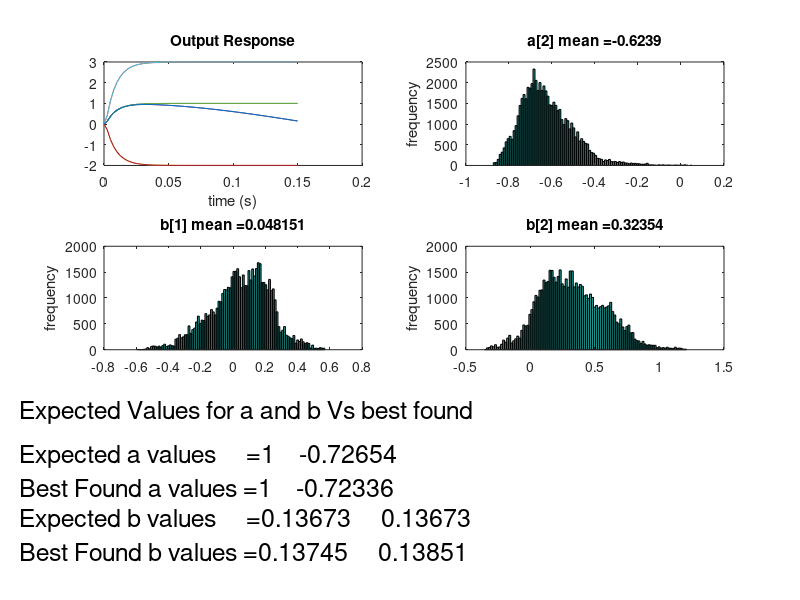

Recreate this plot in MATLAB.
clear all
order = 1;
fs = 400;
fc = 20;
fnorm = fc*2/fs;
dt = 1/fs;
t1 = 0.15;
t0 = 0;
t = t0:dt:t1;
num_samples = (t1-t0)/dt;
u = ones(num_samples+1,1)';
u(1) = 0;
u = [ones(num_samples+1,1)';3.*ones(num_samples+1,1)';-2.*ones(num_samples+1,1)';cos(-10.*t)];
u(:,1) = 0;
u = u';
[b,a] = butter(order,fnorm);

%MCMC part

D = filter(b,a,u);
b_curr = rand(1,order+1);
a_curr = rand(1,order+1);
a_curr(1) = 1;
a_best = a_curr;
b_best = b_curr;
y_curr = filter(b_curr,a_curr,u);

chi1 = norm(sum((D-y_curr).^2));
chi_best = chi1;
sigma = 1.0;
ii = 0;
flg = 0;
accepted = 0;
n = 0;

while(n<=80000)
    
    a_cand = a_curr + sigma*randn(1,order+1);
    b_cand = b_curr + sigma*randn(1,order+1);
    a_cand(1) = 1;
    %a_cand(2) = a(2);
    %a_cand(3) = a(3);
    %b_cand(1) = b(1);
    %b_cand(2) = b(2);
    %b_cand(3) = b(3);
    y_cand = filter(b_cand,a_cand,u);
    chi1;
    chi2 = norm(sum((D-y_cand).^2));
    ratio = exp(-(chi2)+(chi1));
    
    if rand < ratio
        a_curr = a_cand;
        b_curr = b_cand;
        chi1 = chi2;
        if(chi2<chi_best)
            chi_best = chi2;
            a_best = a_curr;
            b_best = b_curr;            
        end
        accepted = accepted+1;
    end
    
    if(mod(ii,1000)==0 && ii ~=0 && flg==0)
        accepted;
        if(accepted/ii < 0.3)
            sigma = sigma/1.2;            
            ii = 0;
            accepted = 0;
        elseif(accepted/ii > 0.4)
            sigma = sigma*1.2;            
            ii = 0;
            accepted = 0;
        else
            burnin = n-1;
            flg = 1;
        end
    end
    ii = ii+1;
    n = n+1;
    if(flg==1)
        a_save(n-burnin,:) = a_curr;
        b_save(n-burnin,:) = b_curr;
        chi_save(n-burnin) = chi1;
    end   

end
format long
mean_err = mean(chi_save)
best_err = chi_best
a_ratio = accepted/(n-burnin)
burnin
sigma
a;
a_best;
a_mean = mean(a_save);
b;
b_best;
b_mean = mean(b_save);

y = filter(b_best,a_best,u);
y_ideal = filter(b,a,u);
figure(1);

subplot(3,2,1);
plot(t,y,t,y_ideal)
title('Output Response')
xlabel('time (s)')

subplot(3,2,2);
hist(a_save(:,2),100)
title(strcat('a[2] mean = ',num2str(mean(a_save(:,2)))))
ylabel('frequency')

subplot(3,2,3);
hist(b_save(:,1),100)
title(strcat('b[1] mean = ',num2str(mean(b_save(:,1)))))
ylabel('frequency')

subplot(3,2,4);
hist(b_save(:,2),100)
title(strcat('b[2] mean = ',num2str(mean(b_save(:,2)))))
ylabel('frequency')

h = axes('Position',[0 -0.4 1 1],'Visible','off');
str(1) = {'Expected Values for a and b Vs best found'};
str(2) = {''};
str(3) = {strcat('Expected a values     = ',num2str(a))};
str(4) = {strcat('Best Found a values = ',num2str(a_best))};
str(5) = {strcat('Expected b values     = ',num2str(b))};
str(6) = {strcat('Best Found b values = ',num2str(b_best))};
set(gcf,'CurrentAxes',h)
text(.025,.6,str,'FontSize',18)
 